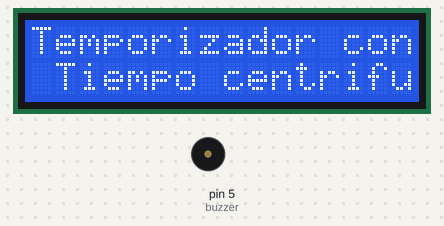
A sketch run on a simulated Arduino Uno, built with avr-gcc and run on an emulated ATmega328P. Parts: 16×2 character LCD, buzzer (waves = sounding, pin HIGH).

Above: at 0.1 s.
At 3.1 s:
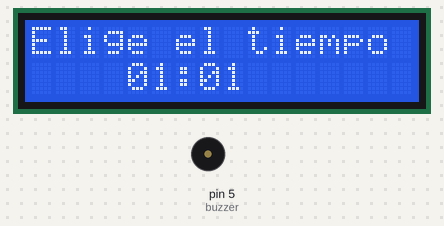
At 4.1 s:
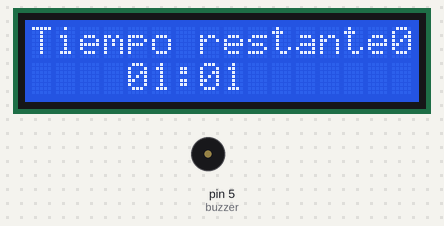

The sketch:

Timer_Arduino.ino
```cpp
#include <LiquidCrystal.h> //Libreria del display LCD
#define TONO_ERROR 600
#define TIME_INTERVAL 3000

LiquidCrystal lcd(7, 8, 9, 10, 11, 12); //Inicializamos la libreria con el numero de los pines a utilizar

int buzzer = 5;            //Alarma
int aminutos = 0;          //Variable a mostrar por LCD de los minutos
int asegundos = 0;         //Variable a mostrar por LCD de los segundos
int segundostotal = 0;     //Tiempo total
int msg= 0;                //Barrera para el mensaje de bienvenida
int start = A1;            //Pulsador de arranque
int empieza = 1024;        // Variable para almacenaje del pulsador de arranque
int butm = A4;             //Pulsador de Minutos
int buts = A3;             //Pulsador de segundos
int varbutm = 0;           //Variable para almacenar el valor del pulsador de minutos
int varbuts = 0;           //Variable para almacenar el valor del pulsador de segundos

void setup()
{
   lcd.begin(16, 2);         // Configuramos el numero de columnas y filas del LCD.

   pinMode(buzzer, OUTPUT);  //Pin de alarma --> Salida
   pinMode(butm, INPUT);     //Pin de pulsador de minutos --> Entrada
   pinMode(buts, INPUT);     //Pin de pulsador de segundos --> Entrada
   pinMode(start, INPUT);    //Pin de pulsador de arranque --> Entrada

   msg = 0;                  //Barrera del mensaje de bienvenida
   empieza = 1024;           //Barrera de arranque

   varbutm = 1;              //Barrera de minutos
   varbuts = 1;              //Barrera de segundos
   Serial.begin(9600);
}

void loop()
{
     if(msg==0)             //Mostramos el mensaje de bienvenida solo una vez
     {
       lcd.setCursor(0,0);
       lcd.print("Temporizador con");
       lcd.setCursor(1,1);
       lcd.print("Tiempo centrifuga");
       delay(2500);
       msg = 1;
       lcd.clear();
     }

     //-------------------------------------------------------------------------------------------------
     // LECTURA DE LOS BOTONES Y ELECCIÓN DEL TIEMPO, NO SALE DEL BUCLE HASTA PULSAR
     // EL BOTON DE ARRANQUE
     //-------------------------------------------------------------------------------------------------

     do
     {
       varbutm = analogRead(butm);   //Leemos boton de minutos
       varbuts = analogRead(buts);   //Leemos boton de segundos

        if(varbutm > 0)            //Si el boton ha sido pulsado, aumentamos los minutos en una unidad
       {
         aminutos = aminutos + 1;
         if(aminutos == 60) aminutos = 0;
         delay(250);
       }

        if(varbuts > 0)            //Si el boton ha sido pulsado, aumentamos los segundos en una unidad
       {
         asegundos = asegundos + 1;
         if(asegundos == 60) asegundos = 0;
         delay(250);
       }

       lcd.setCursor(0,0);
       lcd.print("Elige el tiempo");  //Muestra mensaje y las HH:MM:SS que vayamos aumentando
       lcd.setCursor(4,1);

      if (aminutos < 10) lcd.print("0");  // Si los minutos son menor que 10, pone un "0" delante.
       lcd.print(aminutos);               // Sin este codigo, se muestra asi: H:M:S  (H:1:S)


       lcd.print(":");
      if (asegundos < 10) lcd.print("0"); // Si los segundos son menor que 10, pone un "0" delante.
       lcd.print(asegundos);              // Sin este codigo, se muestra asi: H:M:S  (H:M:1)


     } while(analogRead(start) == 0);  // Se repite el menu de elegir tiempo hasta que pulsemos el boton de arranque.

    segundostotal = asegundos + (aminutos * 60);  //Convierte el tiempo elegido en segundos!!

      //-------------------------------------------------------------------------------------------------
      // UNA VEZ PULSADO EL BOTON DE ARRANQUE Y ACUMULADO EL TIEMPO, ENTRA EN EL SIGUIENTE WHILE
      // Y NO FINALIZA HASTA TERMINAR LA CUENTA.
      //-------------------------------------------------------------------------------------------------

      while (segundostotal > 0)
      {
        delay (1000);          //Descontamos en periodos de 1 segundo
        segundostotal--;

        aminutos = (segundostotal / 60) % 60;  //Convertimos los segundos totales en minutos
        asegundos = segundostotal % 60;        //Convertimos los segundos totales en periodos de 60 segundos

        lcd.setCursor(0,0);
        lcd.print("Tiempo restante");        //Mostramos mensaje de tiempo restante

        if (aminutos < 10) lcd.print("0");   // Si los minutos son menor que 10, pone un "0" delante.
        lcd.print(aminutos);                 // Sin este codigo, se muestra asi: H:M:S  (H:1:S)


        lcd.print(":");
        if (asegundos < 10) lcd.print("0");  // si el valor de segundo esta por debajo de 9 (unidad) antepone un cero
        lcd.print(asegundos);                // Sin este codigo, se muestra asi: H:M:S  (H:M:1)

          if (segundostotal == 0)            //Si finaliza el tiempo
          {
             while(1)                        //Bucle infinito mostrando mensaje y haciendo parpadear un led
             {
                  lcd.clear();
                  lcd.setCursor(5,0);
                  lcd.print("Tiempo");
                  lcd.setCursor(3,1);
                  lcd.print("Finalizado");


                 sonarTono(TONO_ERROR,TIME_INTERVAL);
                 exit(0);
             }
          }
     }
}
    //------------------------------------
    // SONAR TONO
    //------------------------------------
    void sonarTono(int tono, int duracion)
    {
      tone(buzzer,tono,duracion);
      delay(duracion);
    }
```

Measured:
- what the display in image 1 shows lasts 1.0 s, from 3.1 s to 4.1 s
